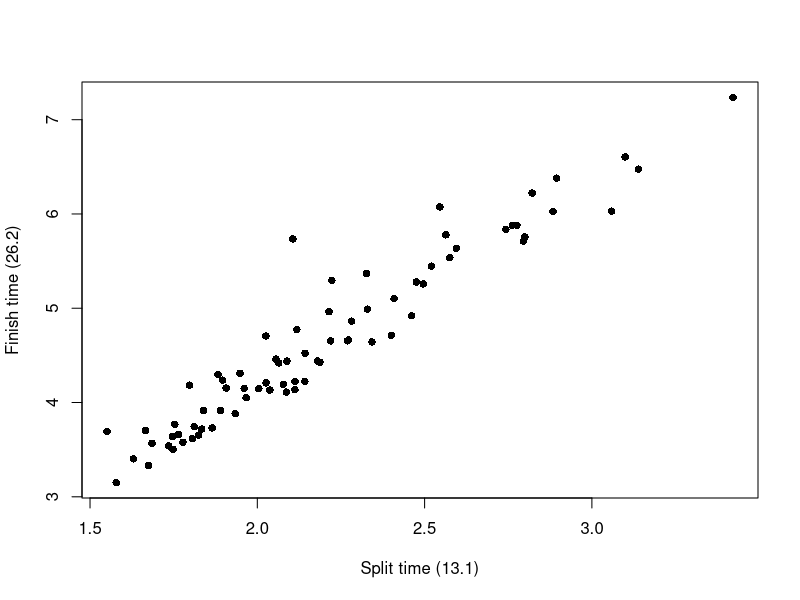
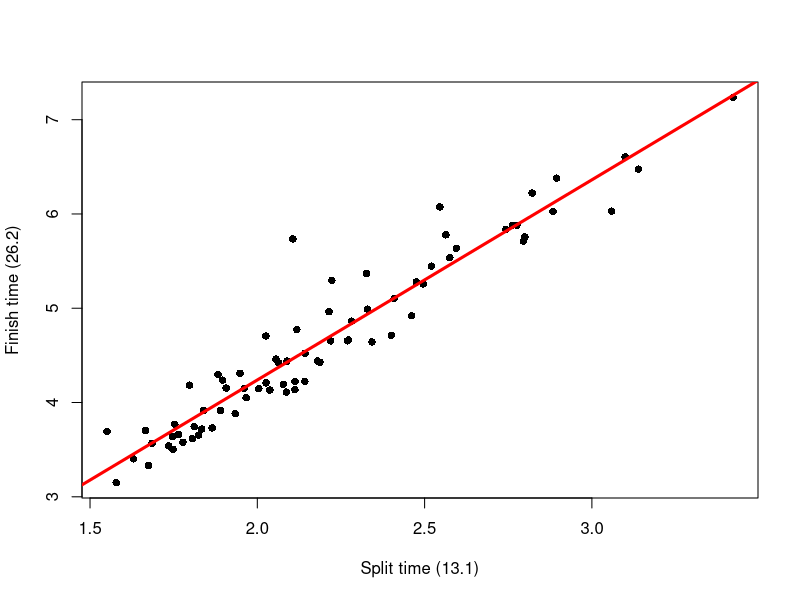
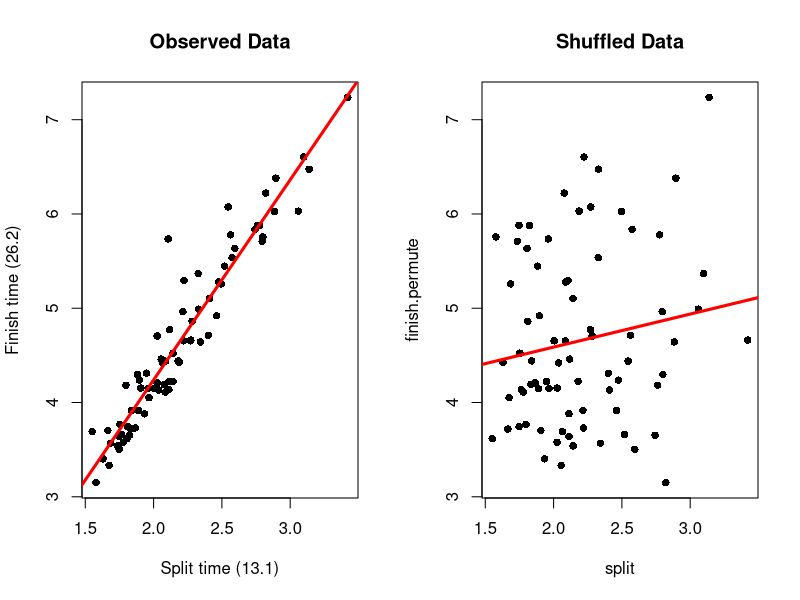
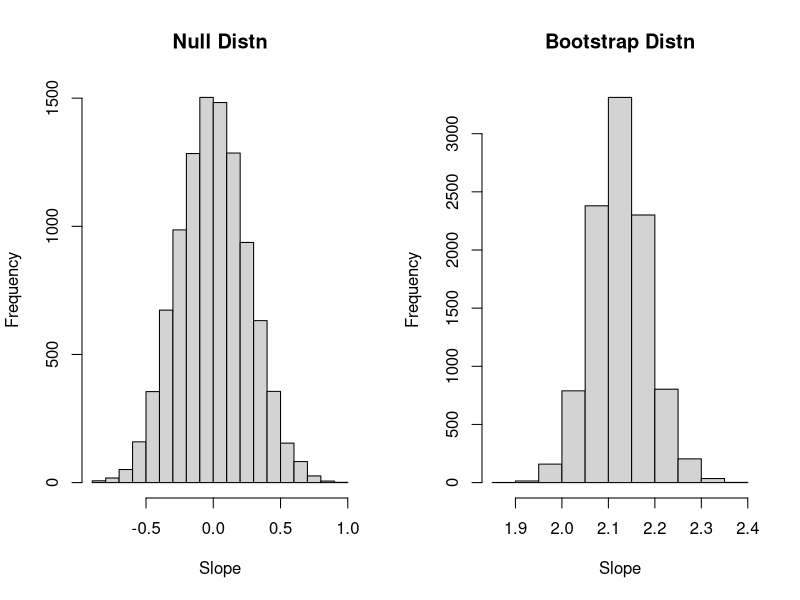
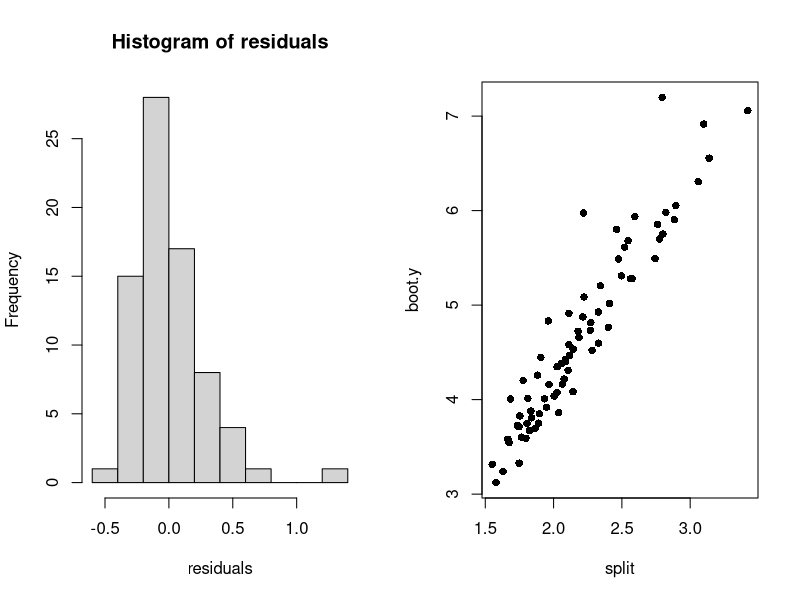
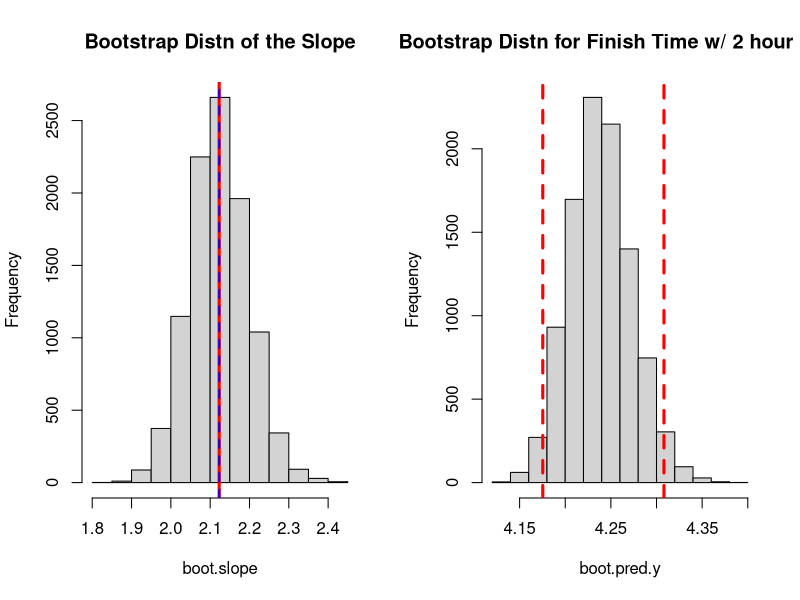
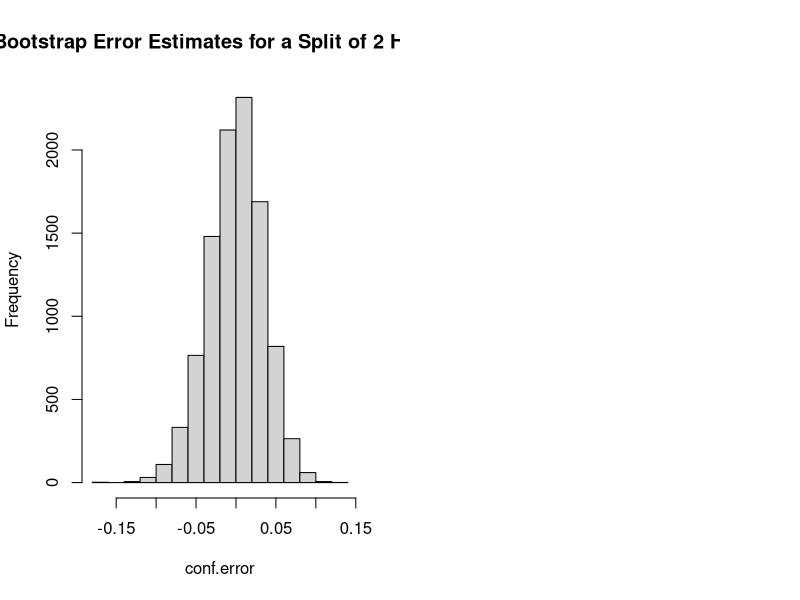

The R source for these figures, in order: (Note: a time limit stopped this script after it produced the figures.)
## ---- chunk 1
knitr::opts_chunk$set(echo = TRUE)
## ---- chunk 2
marathon = read.csv("flying pig.csv", header = T)

split = marathon$Split.13.1
finish = marathon$Finish.26.2
## ---- chunk 3
plot(x = split, y = finish, pch=16, xlab = "Split time (13.1)", ylab = "Finish time (26.2)")

## ---- chunk 4
summary(lm(finish~split))

# Add the line of best fit to the scatterplot
plot(x = split, y = finish, pch=16, xlab = "Split time (13.1)", ylab = "Finish time (26.2)")
abline(lm(finish~split), col="red", lwd=3)



## ---- chunk 5
finish.permute = sample(finish, length(finish))

par(mfrow=c(1,2))
#Line of best fit
plot(x=split, y=finish, pch=16, xlab = "Split time (13.1)", ylab = "Finish time (26.2)", main = "Observed Data")
abline(lm(finish~split), col="red", lwd=3)

plot(y=finish.permute, x=split, pch=16, main = "Shuffled Data")
abline(lm(finish.permute~split), col="red", lwd= 3)

## ---- chunk 6
null.slope = numeric(9999)

for (i in 1:9999){
  finish.permute = sample(finish, length(finish))
  
  null.slope[i] = summary(lm(finish.permute~split))$coefficients[2,1]
}

hist(null.slope, main = "Null Distn", xlab = "Slope")

## ---- chunk 7
boot.slope = numeric(10000)

for(i in 1:10000){
  index = sample(length(split), length(split), replace = T)
  boot.slope[i] = summary(lm(finish[index]~split[index]))$coefficients[2,1]
}

# Create a histogram of the bootstrap distribution
hist(boot.slope, main = "Bootstrap Distn", xlab = "Slope")
mean(boot.slope)
sd(boot.slope)

## ---- chunk 8
# lower_limit
quantile(boot.slope, probs = 0.025)

# upper limit
quantile(boot.slope, probs = 0.975)

## ---- chunk 9
# Store the residuals from the original linear model
residuals = lm(finish~split)$residuals
hist(residuals)

#Bootstrap sample of the residuals
boot.residuals = sample(residuals, length(residuals), replace = T)

#Store the fitted values from the original linear model
fitted.y = lm(finish~split)$fitted.values

boot.y = fitted.y + boot.residuals
plot(x=split, y=boot.y, pch=16)

boot.slope = numeric(10000)

for(i in 1:10000){
  boot.residuals = sample(residuals, length(residuals), replace = T)
  boot.y = fitted.y + boot.residuals
  boot.slope[i] = lm(boot.y~split)$coefficients[2]
}

hist(boot.slope, main = "Bootstrap Distn of the Slope")
abline(v=mean(boot.slope), col="red", lwd=3)
abline(v=lm(finish~split)$coefficients[2], col="blue", lty=2, lwd=2)

## ---- chunk 10
new.obs = data.frame(split=2)
predict.lm(lm(finish~split), newdata = new.obs)
## ---- chunk 11
#Parametric Confidence Interval for the Mean
predict.lm(lm(finish~split), newdata = data.frame(split=2), interval = "confidence")

#Bootstrap approaches
boot.pred.y = numeric(10000)

for(i in 1:10000){
  boot.residuals = sample(residuals, length(residuals), replace = T)
  boot.y = fitted.y + boot.residuals
  boot.pred.y[i] = predict.lm(lm(boot.y~split), newdata = data.frame(split=2))
}
  
hist(boot.pred.y, main = "Bootstrap Distn for Finish Time w/ 2 hour split")
abline(v=quantile(boot.pred.y, prob = c(0.025, 0.975)), col="red", lty=2, lwd=3)

#Bootstrap approaches - storing bootstrap predicted errors
conf.error = numeric(10000)

for(i in 1:10000){
  boot.residuals = sample(residuals, length(residuals), replace = T)
  boot.y = fitted.y + boot.residuals
  boot.pred.y[i] = predict.lm(lm(boot.y~split), newdata = data.frame(split=2))
  conf.error[i] = predict.lm(lm(finish~split), newdata = data.frame(split=2)) - boot.pred.y[i]
}

hist(conf.error, main = "Bootstrap Error Estimates for a Split of 2 Hours")

# Confidence limits
pred.y = predict.lm(lm(finish~split), newdata = data.frame(split=2))

# Lower Limit
pred.y - quantile(conf.error, prob = 0.975)

# Upper Limit
pred.y + quantile(conf.error, prob = 0.975)

# Compare the bootstrap interval to the traditional parametric confidence interval

predict.lm(lm(finish~split), newdata = data.frame(split = 2), interval = "confidence")

## ---- chunk 12
# Parametric confidence interval
predict.lm(lm(finish~split), newdata = data.frame(split=2), interval = "confidence")

# Parametric prediction interval
predict.lm(lm(finish~split), newdata = data.frame(split=2), interval = "prediction")

## ---- chunk 13
# Create the prediction error distribution - how far is an individual's finish time from the predicted outcome?
pred.error = numeric(10000)

# Store the residual from the original model, as well as the fitted values from the original model
residuals = lm(finish~split)$residuals
fitted.y = lm(finish~split)$fitted.values

for (i in 1:10000){
  # Generate bootstraped y-hats
  boot.residuals = sample(residuals, length(residuals), replace = T)
  boot.y = fitted.y + boot.residuals
  
  # Now use the bootstrapped y-values to fit a new linear model & calculate the predicted value for a split time of 2 hours
  boot.pred.y = predict.lm(lm(boot.y~split), newdata = data.frame(split=2))
  
  # Generate a future value of y - original estimate from the line of best fit plus a random error from the bootstrapped regression model
  original.pred = predict.lm(lm(finish~split), newdata = data.frame(split=2))
  add.noise = sample(lm(boot.y~split)$residual, 1)
  future.y = original.pred + add.noise
  
  # For the prediction error, we want to know how far the future y value differed from the bootstrapped predicted y-value
  pred.error[i] = future.y - boot.pred.y
  
}

hist(pred.error, main = "Prediction Errors for a Split time of 2 hours") 
abline(v=quantile(pred.error, probs = c(0.025, 0.975)), col="red", lty=2)
#plot(y=boot.y, x=split, pch=16)
#abline(lm(boot.y~split), col="red")

# lower limit
original.pred - quantile(pred.error, probs = 0.975)

# upper limit
original.pred - quantile(pred.error, probs = 0.025)

## ---- chunk 14
course.grades = read.csv("course grades.csv", header = T)

#plot(x=course.grades$Classes.Missed, y = course.grades$Average, pch=16)

cor(course.grades$Classes.Missed, course.grades$Average)

# Restrict the dataset to only include students with recorded attendance (i.e. no one with 37 absences)

absences = subset(course.grades, subset = Classes.Missed < 37, select = Classes.Missed, drop = T)
grades = subset(course.grades, subset = Classes.Missed < 37, select = Average, drop = T)

plot(x=absences, y=grades, pch=16)
cor(absences, grades)

## ---- chunk 15

course.grades.fit = lm(grades~absences)
course.grades.fit$coefficients


## ---- chunk 16
null.slope <- numeric(9999)

for(i in 1:9999){
  absences.shuffle <- sample(absences, length(absences))
  null.slope[i] <- lm(grades~absences.shuffle)$coefficients[2]
}

plot(x=absences.shuffle, y=grades, pch=16)
hist(null.slope, main="Null Dist", xlab="slope")

# Take the observed slope (-1.1759) -- how many of the null distribution slopes were more extreme than that value


## ---- chunk 17
bootstrap.intercept <- numeric(10000)

residuals <- lm(grades~absences)$residuals
fitted.y <- lm(grades~absences)$fitted.values #values the regression line predicted

for(i in 1:10000){
  bootstrap.residuals <- sample(residuals, length(residuals), replace=T)
  bootstrap.intercept[i] <- lm((fitted.y+bootstrap.residuals)~absences)$coefficients[1]
}

hist(bootstrap.intercept, main="Bootstrap Dist of the Intercept")
abline(v=quantile(bootstrap.intercept, probs=c(0.025,0.975)), col="red", lwd=3, lty=2)

## ---- chunk 18
pred.error <- numeric(10000)

residuals <- lm(grades~absences)$residuals
fitted.y <- lm(grades~absences)$fitted.values

original.pred <- predict.lm(lm(grades~absences), newdata=data.frame(absences=0)) #Technically this is just the intercept for this model. We just want this to be code that can support changing numbers

for(i in 1:10000){
  # Generate bootstrapped residuals
  boot.residuals <- sample(residuals, length(residuals), replace=T)
  
  # Bootstrapped y-values from the residuals
  boot.y <- fitted.y + residuals
  
  # Now use the bootstrapped y-values to generate a new linear model and calculate the prediction for 0 absences
  boot.pred.y <- predict.lm(   lm(boot.y~absences), newdata =data.frame(absences=0)   )
  
  # Generate a future value of y-original estimate from the line of best fit plus a random error from the bootstrapped regression model
  add.noise <- sample(lm(boot.y~absences)$residuals, 1)
  future.y <- original.pred + add.noise
  pred.error[i] <- future.y - boot.pred.y #How far off is the future.y from what the model told us we should have? -- prediction error
  
}

hist(pred.error, main="Error in Prediction")

l.limit <- original.pred - quantile(pred.error, probs=0.975) # lower limit

u.limit <- original.pred - quantile(pred.error, probs=0.025) # upper limit

l.limit
u.limit

# "True" parametric interval
predict.lm(lm(grades~absences), newdata=data.frame(absences=0), interval="prediction")
